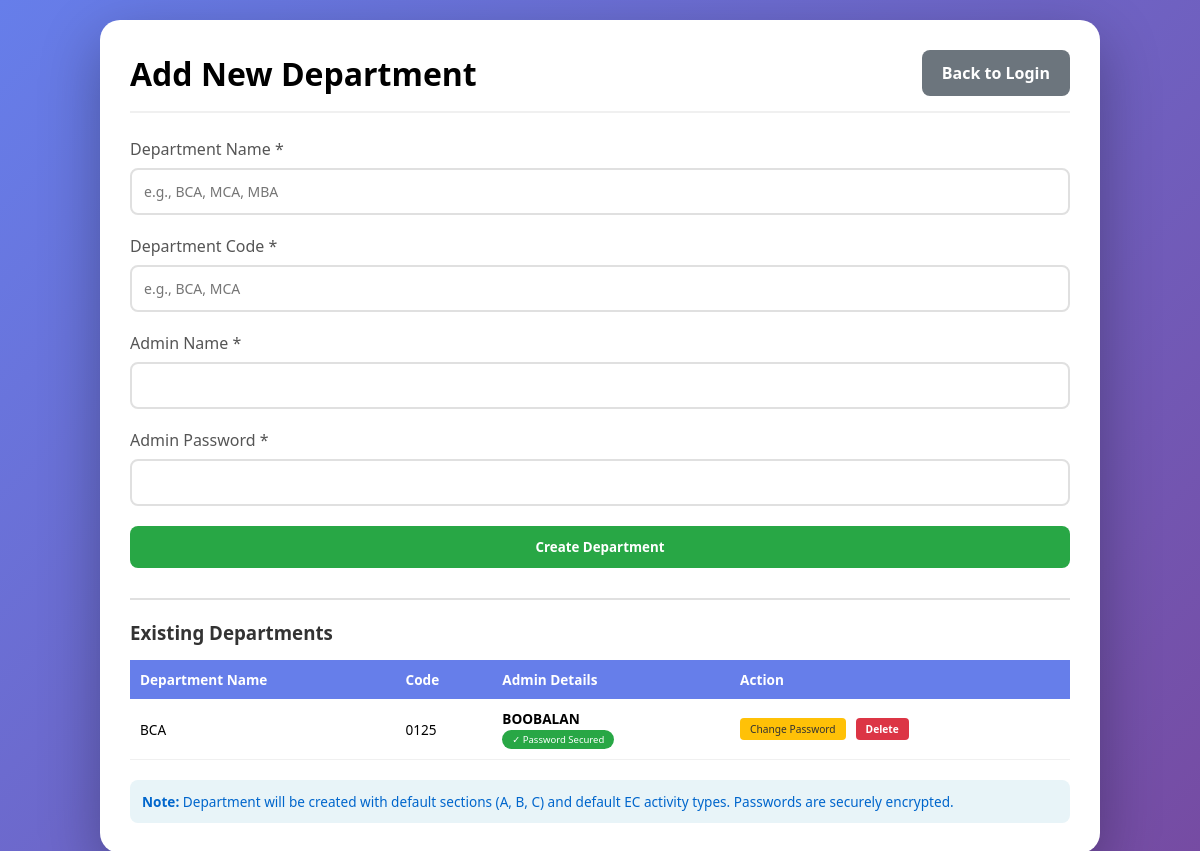
Screenshot of /add_new_department_page with the database file from the repository.
### app.py (models this page shows, shortened)
class Department(db.Model):
    __tablename__ = 'departments'
    id = db.Column(db.Integer, primary_key=True, autoincrement=True)
    name = db.Column(db.String(100), unique=True, nullable=False)
    code = db.Column(db.String(20), unique=True, nullable=False)
    description = db.Column(db.String(200))
    created_at = db.Column(db.DateTime, default=datetime.now)
    students = db.relationship('Student', backref='department', lazy=True)
    staff_assignments = db.relationship('StaffDepartment', backref='dept', lazy=True, cascade='all, delete-orphan')
    activity_types = db.relationship('ActivityType', backref='dept', lazy=True, cascade='all, delete-orphan')
    sections = db.relationship('ClassSection', backref='dept', lazy=True, cascade='all, delete-orphan')

class Staff(db.Model):
    __tablename__ = 'staff'
    id = db.Column(db.Integer, primary_key=True, autoincrement=True)
    name = db.Column(db.String(100), nullable=False)
    password_hash = db.Column(db.String(200), nullable=False)
    is_department_admin = db.Column(db.Boolean, default=False)
    admin_department_id = db.Column(db.Integer, db.ForeignKey('departments.id'), nullable=True)
    created_at = db.Column(db.DateTime, default=datetime.now)
    subjects = db.relationship('StaffSubject', backref='staff', lazy=True, cascade='all, delete-orphan')

### app.py (the view)
@app.route('/add_new_department_page')
def add_new_department_page():
    all_departments = Department.query.all()
    dept_admins = {}
    for dept in all_departments:
        admin = Staff.query.filter_by(admin_department_id=dept.id, is_department_admin=True).first()
        dept_admins[dept.id] = admin
    return render_template('add_new_department.html',
                         all_departments=all_departments,
                         dept_admins=dept_admins)

### app.py (called while the page is built)
@app.context_processor
def inject_datetime():
    return {'datetime': datetime}

### templates/add_new_department.html (shortened to what this page needs)
<!DOCTYPE html>
<html lang="en">
<head>
</head>
<body>
    <div class="container">
        <div class="header">
            <h1>Add New Department</h1>
            <a href="{{ url_for('index') }}" class="btn btn-secondary">Back to Login</a>
        </div>
        <form method="POST" action="{{ url_for('add_department') }}">
            <div class="form-group">
                <label>Department Name *</label>
                <input type="text" name="dept_name" placeholder="e.g., BCA, MCA, MBA" required>
            </div>
            <div class="form-group">
                <label>Department Code *</label>
                <input type="text" name="dept_code" placeholder="e.g., BCA, MCA" required>
            </div>
            <div class="form-group">
                <label>Admin Name *</label>
                <input type="text" name="admin_name" required>
            </div>
            <div class="form-group">
                <label>Admin Password *</label>
                <input type="password" name="admin_password" required>
            </div>
            <button type="submit" class="btn btn-primary">Create Department</button>
        </form>
        <div class="department-list">
            <h3>Existing Departments</h3>
            {% if all_departments %}
            <table class="department-table">
                <thead>
                    <tr>
                        <th>Department Name</th>
                        <th>Code</th>
                        <th>Admin Details</th>
                        <th>Action</th>
                    </tr>
                </thead>
                <tbody>
                    {% for dept in all_departments %}
                    <tr id="dept-row-{{ dept.id }}">
                        <td>{{ dept.name }}</div>
                        <td>{{ dept.code }}</div>
                        <td class="admin-details">
                            {% set admin = dept_admins.get(dept.id) %}
                            {% if admin %}
                            <strong>{{ admin.name }}</strong><br>
                            <span class="password-status">✓ Password Secured</span>
                            {% else %}
                            No admin found
                            {% endif %}
                        <td>
                            <div class="action-buttons">
                                {% if admin %}
                                <button class="btn-warning" onclick="showChangePasswordModal('admin', '{{ admin.id }}', '{{ admin.name }}')">Change Password</button>
                                {% endif %}
                                <a href="{{ url_for('delete_department', dept_id=dept.id) }}"
                                   class="btn btn-danger"
                                   onclick="return confirm('Delete department {{ dept.name }}? This will delete ALL students, staff assignments, and attendance records for this department!')">
                                    Delete
                                </a>
                            </div>
                    {% endfor %}
            {% else %}
            <p style="text-align: center; color: #999; padding: 20px;">No departments added yet.</p>
            {% endif %}
        <div class="info-note">
            <strong>Note:</strong> Department will be created with default sections (A, B, C) and default EC activity types. Passwords are securely encrypted.
        </div>
</body>
</html>

### templates/add_new_department.html (style rules this page uses)
* { margin: 0; padding: 0; box-sizing: border-box; font-family: 'Segoe UI', Tahoma, Geneva, Verdana, sans-serif; }
body { background: linear-gradient(135deg, #667eea 0%, #764ba2 100%); min-height: 100vh; padding: 20px; }
.container { background: white; border-radius: 20px; box-shadow: 0 20px 60px rgba(0,0,0,0.3); max-width: 1000px; margin: 0 auto; padding: 30px; }
.header { display: flex; justify-content: space-between; align-items: center; margin-bottom: 25px; padding-bottom: 15px; border-bottom: 2px solid #f0f0f0; }
.form-group { margin-bottom: 20px; }
.form-group label { display: block; margin-bottom: 8px; color: #555; font-weight: 500; }
.form-group input { width: 100%; padding: 12px; border: 2px solid #e0e0e0; border-radius: 8px; font-size: 14px; }
.btn { padding: 12px 20px; border: none; border-radius: 8px; cursor: pointer; font-weight: 600; transition: all 0.3s; }
.btn-primary { background: #28a745; color: white; width: 100%; }
.btn-secondary { background: #6c757d; color: white; text-decoration: none; display: inline-block; text-align: center; }
.btn-warning { background: #ffc107; color: #333; padding: 4px 10px; font-size: 0.75em; border-radius: 4px; text-decoration: none; display: inline-block; margin-right: 5px; border: none; cursor: pointer; }
.btn-danger { background: #dc3545; color: white; padding: 4px 10px; font-size: 0.75em; border-radius: 4px; text-decoration: none; display: inline-block; }
.info-note { background: #e8f4f8; padding: 12px; border-radius: 8px; margin-top: 20px; font-size: 0.85em; color: #0066cc; }
.department-list { margin-top: 30px; padding-top: 20px; border-top: 2px solid #e0e0e0; }
.department-list h3 { margin-bottom: 15px; color: #333; }
.department-table { width: 100%; border-collapse: collapse; margin-top: 10px; }
.department-table th { background: #667eea; color: white; padding: 10px; text-align: left; font-size: 0.85em; }
.department-table td { padding: 10px; border-bottom: 1px solid #f0f0f0; font-size: 0.85em; }
.admin-details { font-size: 0.85em; }
.password-status { display: inline-block; background: #28a745; color: white; padding: 3px 10px; border-radius: 15px; font-size: 0.7em; }
.action-buttons { display: flex; gap: 5px; flex-wrap: wrap; }

### rows the page displays
Department: name "BCA", code "0125"
Staff: name "BOOBALAN"
